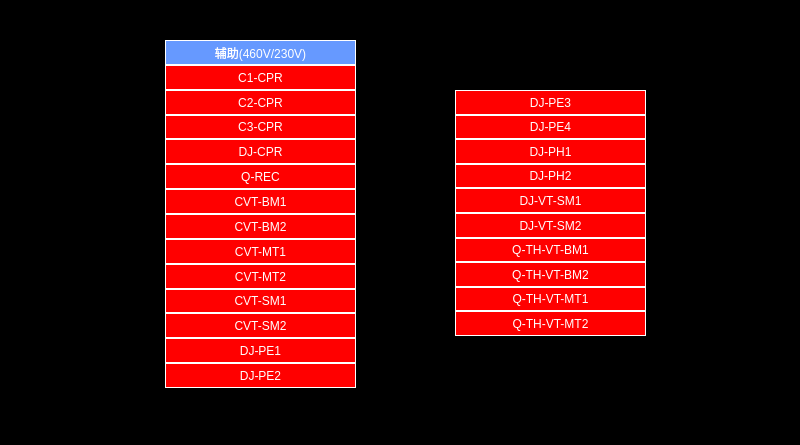
<?xml version="1.0" encoding="UTF-8"?>
<ui version="4.0">
 <class>DeviceData_Breaker</class>
 <widget class="QWidget" name="DeviceData_Breaker">
  <property name="geometry">
   <rect>
    <x>0</x>
    <y>0</y>
    <width>800</width>
    <height>445</height>
   </rect>
  </property>
  <property name="windowTitle">
   <string>Form</string>
  </property>
  <property name="styleSheet">
   <string notr="true">QWidget
{
	background-color: black;
}
QLabel
{
color:white;
background-color:rgb(255,0,0);
border:1px solid white;
}</string>
  </property>
  <widget class="QWidget" name="layoutWidget">
   <property name="geometry">
    <rect>
     <x>165</x>
     <y>40</y>
     <width>191</width>
     <height>348</height>
    </rect>
   </property>
   <layout class="QVBoxLayout" name="verticalLayout">
    <property name="spacing">
     <number>0</number>
    </property>
    <item>
     <widget class="QLabel" name="LBL_SIV">
      <property name="styleSheet">
       <string notr="true">background-color: rgb(102, 153, 255);</string>
      </property>
      <property name="text">
       <string>辅助(460V/230V)</string>
      </property>
      <property name="alignment">
       <set>Qt::AlignCenter</set>
      </property>
     </widget>
    </item>
    <item>
     <widget class="QLabel" name="LBL_C1_CPR">
      <property name="text">
       <string>C1-CPR</string>
      </property>
      <property name="alignment">
       <set>Qt::AlignCenter</set>
      </property>
     </widget>
    </item>
    <item>
     <widget class="QLabel" name="LBL_C2_CPR">
      <property name="text">
       <string>C2-CPR</string>
      </property>
      <property name="alignment">
       <set>Qt::AlignCenter</set>
      </property>
     </widget>
    </item>
    <item>
     <widget class="QLabel" name="LBL_C3_CPR">
      <property name="text">
       <string>C3-CPR</string>
      </property>
      <property name="alignment">
       <set>Qt::AlignCenter</set>
      </property>
     </widget>
    </item>
    <item>
     <widget class="QLabel" name="LBL_DJ_CPR">
      <property name="text">
       <string>DJ-CPR</string>
      </property>
      <property name="alignment">
       <set>Qt::AlignCenter</set>
      </property>
     </widget>
    </item>
    <item>
     <widget class="QLabel" name="LBL_Q_REC">
      <property name="text">
       <string>Q-REC</string>
      </property>
      <property name="alignment">
       <set>Qt::AlignCenter</set>
      </property>
     </widget>
    </item>
    <item>
     <widget class="QLabel" name="LBL_CVT_BM1">
      <property name="text">
       <string>CVT-BM1</string>
      </property>
      <property name="alignment">
       <set>Qt::AlignCenter</set>
      </property>
     </widget>
    </item>
    <item>
     <widget class="QLabel" name="LBL_CVT_BM2">
      <property name="text">
       <string>CVT-BM2</string>
      </property>
      <property name="alignment">
       <set>Qt::AlignCenter</set>
      </property>
     </widget>
    </item>
    <item>
     <widget class="QLabel" name="LBL_CVT_MT1">
      <property name="text">
       <string>CVT-MT1</string>
      </property>
      <property name="alignment">
       <set>Qt::AlignCenter</set>
      </property>
     </widget>
    </item>
    <item>
     <widget class="QLabel" name="LBL_CVT_MT2">
      <property name="text">
       <string>CVT-MT2</string>
      </property>
      <property name="alignment">
       <set>Qt::AlignCenter</set>
      </property>
     </widget>
    </item>
    <item>
     <widget class="QLabel" name="LBL_CVT_SM1">
      <property name="text">
       <string>CVT-SM1</string>
      </property>
      <property name="alignment">
       <set>Qt::AlignCenter</set>
      </property>
     </widget>
    </item>
    <item>
     <widget class="QLabel" name="LBL_CVT_SM2">
      <property name="text">
       <string>CVT-SM2</string>
      </property>
      <property name="alignment">
       <set>Qt::AlignCenter</set>
      </property>
     </widget>
    </item>
    <item>
     <widget class="QLabel" name="LBL_DJ_PE1">
      <property name="text">
       <string>DJ-PE1</string>
      </property>
      <property name="alignment">
       <set>Qt::AlignCenter</set>
      </property>
     </widget>
    </item>
    <item>
     <widget class="QLabel" name="LBL_DJ_PE2">
      <property name="text">
       <string>DJ-PE2</string>
      </property>
      <property name="alignment">
       <set>Qt::AlignCenter</set>
      </property>
     </widget>
    </item>
   </layout>
  </widget>
  <widget class="QWidget" name="layoutWidget">
   <property name="geometry">
    <rect>
     <x>455</x>
     <y>90</y>
     <width>191</width>
     <height>246</height>
    </rect>
   </property>
   <layout class="QVBoxLayout" name="verticalLayout_2">
    <property name="spacing">
     <number>0</number>
    </property>
    <item>
     <widget class="QLabel" name="LBL_DJ_PE3">
      <property name="text">
       <string>DJ-PE3</string>
      </property>
      <property name="alignment">
       <set>Qt::AlignCenter</set>
      </property>
     </widget>
    </item>
    <item>
     <widget class="QLabel" name="LBL_DJ_PE4">
      <property name="text">
       <string>DJ-PE4</string>
      </property>
      <property name="alignment">
       <set>Qt::AlignCenter</set>
      </property>
     </widget>
    </item>
    <item>
     <widget class="QLabel" name="LBL_DJ_PH1">
      <property name="text">
       <string>DJ-PH1</string>
      </property>
      <property name="alignment">
       <set>Qt::AlignCenter</set>
      </property>
     </widget>
    </item>
    <item>
     <widget class="QLabel" name="LBL_DJ_PH2">
      <property name="text">
       <string>DJ-PH2</string>
      </property>
      <property name="alignment">
       <set>Qt::AlignCenter</set>
      </property>
     </widget>
    </item>
    <item>
     <widget class="QLabel" name="LBL_DJ_VT_SM1">
      <property name="text">
       <string>DJ-VT-SM1</string>
      </property>
      <property name="alignment">
       <set>Qt::AlignCenter</set>
      </property>
     </widget>
    </item>
    <item>
     <widget class="QLabel" name="LBL_DJ_VT_SM2">
      <property name="text">
       <string>DJ-VT-SM2</string>
      </property>
      <property name="alignment">
       <set>Qt::AlignCenter</set>
      </property>
     </widget>
    </item>
    <item>
     <widget class="QLabel" name="LBL_Q_TH_VT_BM1">
      <property name="text">
       <string>Q-TH-VT-BM1</string>
      </property>
      <property name="alignment">
       <set>Qt::AlignCenter</set>
      </property>
     </widget>
    </item>
    <item>
     <widget class="QLabel" name="LBL_Q_TH_VT_BM2">
      <property name="text">
       <string>Q-TH-VT-BM2</string>
      </property>
      <property name="alignment">
       <set>Qt::AlignCenter</set>
      </property>
     </widget>
    </item>
    <item>
     <widget class="QLabel" name="LBL_Q_TH_VT_MT1">
      <property name="text">
       <string>Q-TH-VT-MT1</string>
      </property>
      <property name="alignment">
       <set>Qt::AlignCenter</set>
      </property>
     </widget>
    </item>
    <item>
     <widget class="QLabel" name="LBL_Q_TH_VT_MT2">
      <property name="text">
       <string>Q-TH-VT-MT2</string>
      </property>
      <property name="alignment">
       <set>Qt::AlignCenter</set>
      </property>
     </widget>
    </item>
   </layout>
  </widget>
 </widget>
 <resources/>
 <connections/>
</ui>
